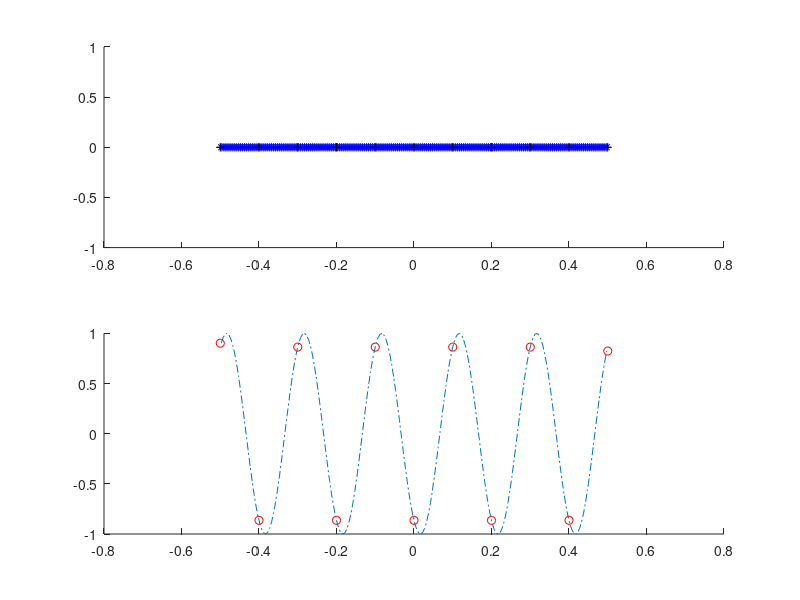

Write the MATLAB code that produced this figure.
function main
clear 
close all

xmin = -1/2;
xmax = 1/2;
L    = (xmax - xmin);
Nx   = 11;
dx   =  L / (Nx-1);
xg   = xmin:dx:xmax;



Nxm_cell  = 20;
dxm       = dx/Nxm_cell;
xm        = xmin+dxm/2:dxm:xmax-dxm/2;

n         = 5;
Tm        = sin(-n*2*pi.*(xm+dx/3)/L);
Np        = length(xm);

Tg        = zeros(size(xg));
Wg        = zeros(size(xg));
sig       = dx/4;
p         = 10;
for k=1:Np
    
    iC = fix((xm(k)-xg(1))/dx)+1; % corresponding cell
    
    iW = iC-1;
    iE = iC+1;
    
    if  iW > 0 % W
        wW = RBF_Weight(xm(k),xg(iW),sig,p);
        Tg(iW) = Tg(iW) + wW*Tm(k);
        Wg(iW) = Wg(iW) + wW;
    end
    wC = RBF_Weight(xm(k),xg(iC),sig,p);
    Tg(iC) = Tg(iC) + wC*Tm(k);
    Wg(iC) = Wg(iC) + wC;
    
    if  iE < Nx+1 % E
        wE = RBF_Weight(xm(k),xg(iE),sig,p);
        Tg(iE) = Tg(iE) + wE*Tm(k);
        Wg(iE) = Wg(iE) + wE;
    end
    
end

Tg = Tg./Wg;


figure(1), clf
subplot(211)
hold on
plot(xm, xm*0, '*b')
plot(xg, xg*0, '+k')
subplot(212)
hold on
plot(xm, Tm, '-.')
plot(xg, Tg, 'or')


end

function w = RBF_Weight(xm,xg,sig,p)

    w = exp( - abs(xm-xg)/sig^2);
%     w = 1 / abs(xm-xg)^p;

end
